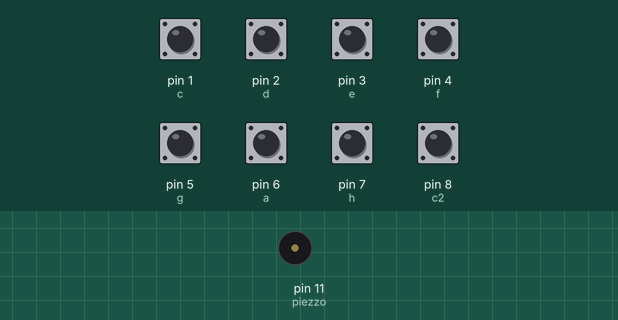
Bench run of a sketch on a simulated Arduino Uno, built with avr-gcc and run on an emulated ATmega328P. Shown: buzzer (waves = sounding). The test bench sets the inputs (shaded band); at power-on: pin 1 (c), pin 2 (d), pin 3 (e), pin 4 (f), pin 5 (g), pin 6 (a), pin 7 (h), pin 8 (c2) HIGH.

Above: at 1.2 s.
1.3 s: pin 1 (c) pulled LOW for 0.15 s
At 1.37 s:
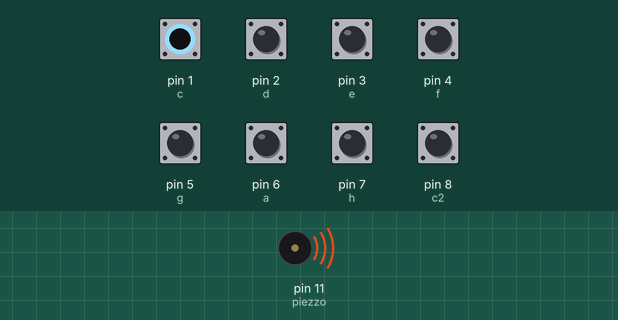
Timing chart, 0 to 4.3 s (numbered marks = the images above; inputs shaded):
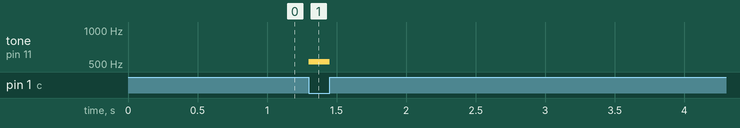

The sketch:

z33_piano1.ino
```cpp
int piezzo = 11;
int c = 1, d = 2, e = 3, f = 4, g = 5, a = 6, h = 7, c2 = 8;

void setup()
{
  pinMode(piezzo, OUTPUT);
  digitalWrite(piezzo, LOW);
  pinMode(c, INPUT_PULLUP);
  pinMode(d, INPUT_PULLUP);
  pinMode(e, INPUT_PULLUP);
  pinMode(f, INPUT_PULLUP);
  pinMode(g, INPUT_PULLUP);
  pinMode(a, INPUT_PULLUP);
  pinMode(h, INPUT_PULLUP);
  pinMode(c2, INPUT_PULLUP);
}

void loop()
{
  if(digitalRead(c) == LOW)tone(piezzo, 523);
  else if(digitalRead(d) == LOW)tone(piezzo, 587);
  else if(digitalRead(e) == LOW)tone(piezzo, 659);
  else if(digitalRead(f) == LOW)tone(piezzo, 698);
  else if(digitalRead(g) == LOW)tone(piezzo, 784);
  else if(digitalRead(a) == LOW)tone(piezzo, 880);
  else if(digitalRead(h) == LOW)tone(piezzo, 988);
  else if(digitalRead(c2) == LOW)tone(piezzo, 1046);
  else noTone(piezzo);
}
```

Measured:
- after the input at 1.3 s, tone on pin 11 (piezzo): silent → 523 Hz at once, → silent 0.15 s later
